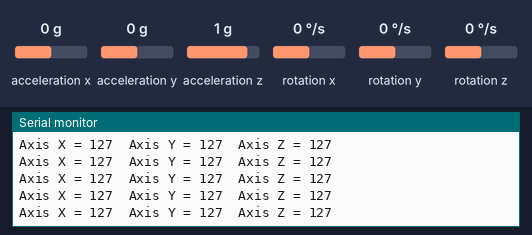
This sketch was run on a simulated Seeed XIAO ESP32-C3. On the bench: the last lines printed to the serial monitor. Inputs (shaded band) come from the test bench; at power-on: acceleration x 0 g, acceleration y 0 g, acceleration z 1 g, rotation x 0 °/s, rotation y 0 °/s, rotation z 0 °/s. The audio player accepts every command and is not drawn.

Above: at 1.7 s.
1.8 s: acceleration x set to -1.4 g
At 2.7 s:
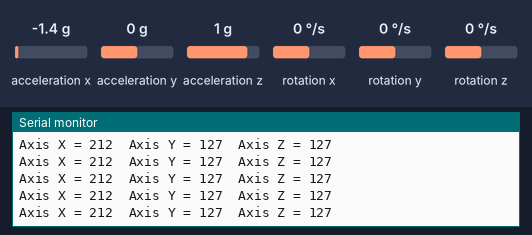
3.3 s: acceleration y set to -1.4 g
At 4.8 s:
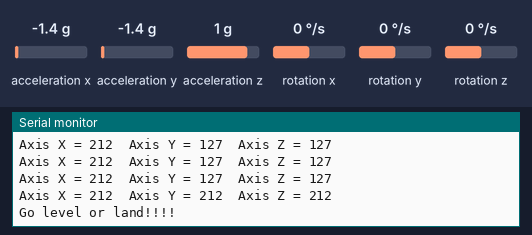
6.3 s: acceleration x set to -0.8 g
At 8.4 s:
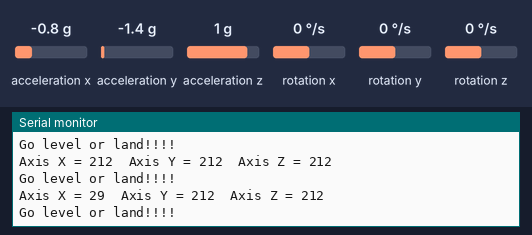
Timing chart, 0 to 9.9 s (numbered marks = the images above; inputs shaded):
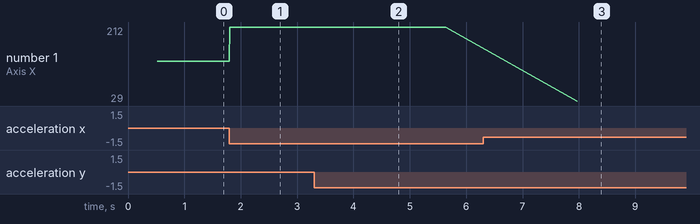

Measured:
- after the input at 1.8 s, the serial monitor: prints a new line at once (image 1)
- after the input at 3.3 s, the serial monitor: prints a new line at once (image 2)
- after the input at 6.3 s, the serial monitor: prints a new line after 1.7 s (image 3)
- plotted number 1: 127 → 212 after the input at 1.8 s, 212 → 29 after the input at 6.3 s

The sketch:

GoLEVELorLandDFplayerMiniMPU6050.ino
```cpp
#include "Wire.h"
#include "I2Cdev.h"
#include "MPU6050.h"
#include "Arduino.h" // Include the core Arduino library
#include "DFRobotDFPlayerMini.h" // Include the DFRobot DFPlayer Mini library

#ifdef ESP32
  #define FPSerial Serial1  // For ESP32, use hardware serial port 1
#else
  #include <SoftwareSerial.h> // Include SoftwareSerial library for non-ESP32 boards
//SoftwareSerial FPSerial(2, 3); // Define SoftwareSerial on pins GPIO2 (RX) and GPIO3 (TX)- XIAO ESP32C3
 SoftwareSerial FPSerial(26, 27); // Define SoftwareSerial on pins GPIO2 (RX) and GPIO3 (TX)
#endif

DFRobotDFPlayerMini myDFPlayer; // Create an instance of the DFRobotDFPlayerMini class

MPU6050 mpu;
int16_t ax, ay, az;
int16_t gx, gy, gz;

struct MyData {
  byte X;
  byte Y;
  byte Z;
};

MyData data;

void setup()
{
    #ifdef ESP32
  FPSerial.begin(9600, SERIAL_8N1, 26, 27); // Start serial communication for XIAO ESP32C3 with 9600 baud rate, 8 data bits, no parity, and 1 stop bit
  #else
  FPSerial.begin(9600); // Start serial communication for other boards with 9600 baud rate
  #endif

  Serial.begin(115200); // Start the Serial monitor communication with 115200 baud rate

  Serial.println(F("DFRobot DFPlayer Mini Demo")); // Print a demo start message
  Serial.println(F("Initializing DFPlayer ... (May take 3~5 seconds)")); // Print initialization message

  if (!myDFPlayer.begin(FPSerial)) { // Initialize the DFPlayer Mini with the defined serial interface
    Serial.println(F("Unable to begin:")); // If initialization fails, print an error message
    Serial.println(F("1.Please recheck the connection!")); // Suggest rechecking the connection
    Serial.println(F("2.Please insert the SD card!")); // Suggest checking for an inserted SD card
    while(true); // Stay in an infinite loop if initialization fails
  }
  Serial.println(F("DFPlayer Mini online.")); // Print a success message if initialization succeeds

  myDFPlayer.volume(60);  // Set the DFPlayer Mini volume to 30 (max is 30)

  Wire.begin();
  mpu.initialize();
  //pinMode(LED_BUILTIN, OUTPUT);
}

void loop()
{
  mpu.getMotion6(&ax, &ay, &az, &gx, &gy, &gz);
  data.X = map(ax, -17000, 17000, 0, 255 ); // X axis data
  data.Y = map(ay, -17000, 17000, 0, 255);  // Y axis data
  data.Z= map(ay, -17000, 17000, 0, 255);  // Y axis data


  Serial.print("Axis X = ");
  Serial.print(data.X);

  Serial.print("  ");

  Serial.print("Axis Y = ");
  Serial.print(data.Y);

  Serial.print("  ");

  Serial.print("Axis Z = ");
  Serial.println(data.Z);

  if(data.X<120 && data.Y<100 && data.Z<100 || data.X>200 && data.Y>130 && data.Z>130 ||data.X<70 && data.Y>129 && data.Z>129){
    myDFPlayer.play(1);  // Play the second MP3 track

     Serial.println("Go level or land!!!!");
      delay(2300);
  }


}
```
